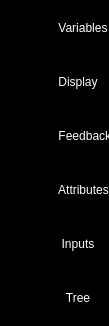
        <widget class="QFrame" name="left_side_menu">
         <property name="maximumSize">
          <size>
           <width>50</width>
           <height>16777215</height>
          </size>
         </property>
         <property name="styleSheet">
          <string notr="true">QFrame{
	background-color: #000;
}
QPushButton{
	padding: 20px 10px;
	border: none;
	border-radius: 10px;
	background-color: #000;
	color: #fff;
}
QPushButton:hover{
	background-color: rgb(0, 92, 157);
}
QPushButton:pressed {
	background-color:  rgb(0, 92, 157);
	border-bottom: 2px solid rgb(255, 165, 24);
}</string>
         </property>
         <property name="frameShape">
          <enum>QFrame::NoFrame</enum>
         </property>
         <property name="frameShadow">
          <enum>QFrame::Raised</enum>
         </property>
         <layout class="QVBoxLayout" name="verticalLayout_3">
          <property name="spacing">
           <number>0</number>
          </property>
          <property name="leftMargin">
           <number>7</number>
          </property>
          <property name="topMargin">
           <number>0</number>
          </property>
          <property name="rightMargin">
           <number>0</number>
          </property>
          <property name="bottomMargin">
           <number>0</number>
          </property>
          <item>
           <widget class="QFrame" name="left_menu_top_buttons">
            <property name="styleSheet">
             <string notr="true">font: 75 9pt &quot;MS Sans Serif&quot;;</string>
            </property>
            <property name="frameShape">
             <enum>QFrame::StyledPanel</enum>
            </property>
            <property name="frameShadow">
             <enum>QFrame::Raised</enum>
            </property>
            <layout class="QFormLayout" name="formLayout">
             <property name="horizontalSpacing">
              <number>0</number>
             </property>
             <property name="verticalSpacing">
              <number>0</number>
             </property>
             <property name="leftMargin">
              <number>0</number>
             </property>
             <property name="topMargin">
              <number>0</number>
             </property>
             <property name="rightMargin">
              <number>0</number>
             </property>
             <property name="bottomMargin">
              <number>0</number>
             </property>
             <item row="1" column="0" colspan="2">
              <widget class="QPushButton" name="qedit_btn">
               <property name="minimumSize">
                <size>
                 <width>100</width>
                 <height>0</height>
                </size>
               </property>
               <property name="styleSheet">
                <string notr="true">background-image: url(:/icons/icons/cil-airplay.png);
background-repeat: none;
padding-left: 50px;
background-position: center left;</string>
               </property>
               <property name="text">
                <string>Display</string>
               </property>
              </widget>
             </item>
             <item row="2" column="0">
              <widget class="QPushButton" name="feedback_btn">
               <property name="minimumSize">
                <size>
                 <width>100</width>
                 <height>0</height>
                </size>
               </property>
               <property name="styleSheet">
                <string notr="true">background-image: url(:/icons/icons/cil-speech.png);
background-repeat: none;
padding-left: 50px;
background-position: center left;
</string>
               </property>
               <property name="text">
                <string>Feedback </string>
               </property>
              </widget>
             </item>
             <item row="3" column="0">
              <widget class="QPushButton" name="attributes_btn">
               <property name="minimumSize">
                <size>
                 <width>100</width>
                 <height>0</height>
                </size>
               </property>
               <property name="styleSheet">
                <string notr="true">background-image: url(:/icons/icons/cil-equalizer.png);
background-repeat: none;
padding-left: 50px;
background-position: center left;</string>
               </property>
               <property name="text">
                <string>Attributes</string>
               </property>
              </widget>
             </item>
             <item row="4" column="0">
              <widget class="QPushButton" name="input_btn">
               <property name="minimumSize">
                <size>
                 <width>100</width>
                 <height>0</height>
                </size>
               </property>
               <property name="maximumSize">
                <size>
                 <width>16777215</width>
                 <height>16777215</height>
                </size>
               </property>
               <property name="styleSheet">
                <string notr="true">background-image: url(:/icons/icons/cil-input.png);
background-repeat: none;
padding-left: 50px;
background-position: center left;</string>
               </property>
               <property name="text">
                <string>Inputs</string>
               </property>
              </widget>
             </item>
             <item row="5" column="0">
              <widget class="QPushButton" name="tree_btn">
               <property name="minimumSize">
                <size>
                 <width>100</width>
                 <height>0</height>
                </size>
               </property>
               <property name="maximumSize">
                <size>
                 <width>100</width>
                 <height>16777215</height>
                </size>
               </property>
               <property name="styleSheet">
                <string notr="true">background-image: url(:/icons/icons/cil-view-quilt.png);
background-repeat: none;
padding-left: 50px;
background-position: center left;</string>
               </property>
               <property name="text">
                <string>Tree</string>
               </property>
              </widget>
             </item>
             <item row="0" column="0">
              <widget class="QPushButton" name="qvar_btn">
               <property name="minimumSize">
                <size>
                 <width>100</width>
                 <height>0</height>
                </size>
               </property>
               <property name="styleSheet">
                <string notr="true">background-image: url(:/icons/icons/cil-3d.png);
background-repeat: none;
padding-left: 50px;

background-position: center left;</string>
               </property>
               <property name="text">
                <string>Variables</string>
               </property>
              </widget>
             </item>
            </layout>
           </widget>
          </item>
         </layout>
        </widget>
